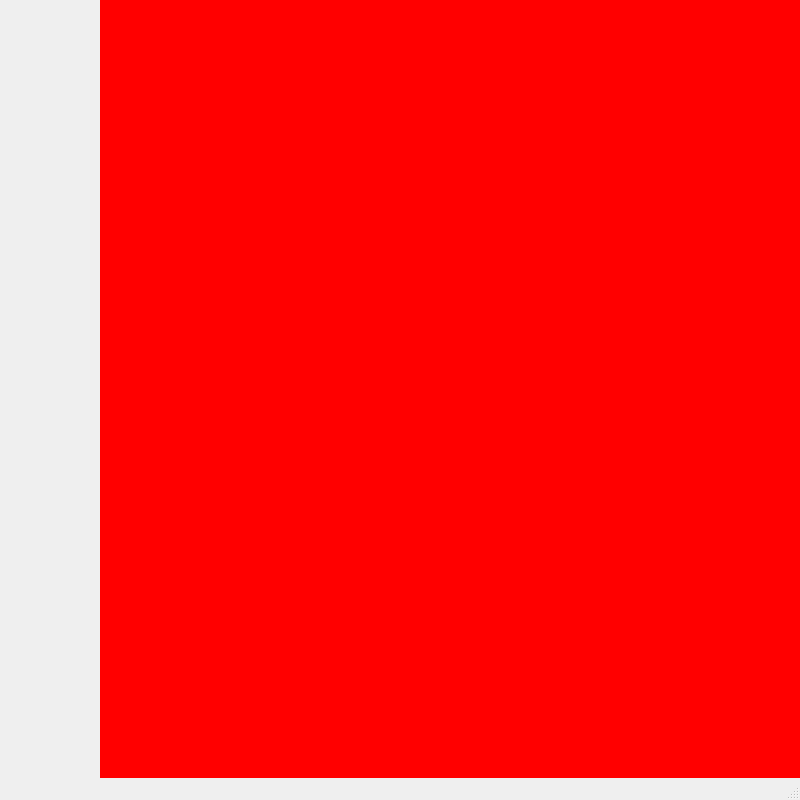
<?xml version="1.0" encoding="UTF-8"?>
<ui version="4.0">
 <class>MainWindow</class>
 <widget class="QMainWindow" name="MainWindow">
  <property name="enabled">
   <bool>true</bool>
  </property>
  <property name="geometry">
   <rect>
    <x>0</x>
    <y>0</y>
    <width>800</width>
    <height>800</height>
   </rect>
  </property>
  <property name="windowTitle">
   <string>MainWindow</string>
  </property>
  <property name="styleSheet">
   <string notr="true"/>
  </property>
  <widget class="QWidget" name="centralwidget">
   <widget class="GameGrid" name="gameGrid" native="true">
    <property name="geometry">
     <rect>
      <x>100</x>
      <y>0</y>
      <width>900</width>
      <height>900</height>
     </rect>
    </property>
    <property name="styleSheet">
     <string notr="true">background-color:red</string>
    </property>
   </widget>
  </widget>
  <widget class="QMenuBar" name="menubar">
   <property name="geometry">
    <rect>
     <x>0</x>
     <y>0</y>
     <width>800</width>
     <height>21</height>
    </rect>
   </property>
  </widget>
  <widget class="QStatusBar" name="statusbar"/>
 </widget>
 <customwidgets>
  <customwidget>
   <class>GameGrid</class>
   <extends>QWidget</extends>
   <header location="global">gamegrid.h</header>
   <container>1</container>
  </customwidget>
 </customwidgets>
 <resources/>
 <connections/>
</ui>
